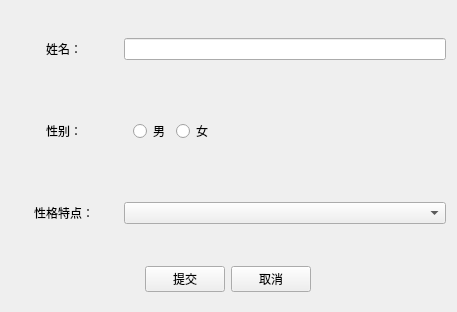
<?xml version="1.0" encoding="UTF-8"?>
<ui version="4.0">
 <class>UserInfoWindow</class>
 <widget class="QWidget" name="UserInfoWindow">
  <property name="geometry">
   <rect>
    <x>0</x>
    <y>0</y>
    <width>457</width>
    <height>312</height>
   </rect>
  </property>
  <property name="windowTitle">
   <string>User information</string>
  </property>
  <layout class="QVBoxLayout" name="verticalLayout" stretch="3,0">
   <item>
    <layout class="QGridLayout" name="gridLayout" rowstretch="1,1,1" columnstretch="1,3">
     <item row="0" column="0" alignment="Qt::AlignHCenter">
      <widget class="QLabel" name="label">
       <property name="sizePolicy">
        <sizepolicy hsizetype="Preferred" vsizetype="Expanding">
         <horstretch>0</horstretch>
         <verstretch>0</verstretch>
        </sizepolicy>
       </property>
       <property name="text">
        <string>姓名：</string>
       </property>
      </widget>
     </item>
     <item row="0" column="1">
      <widget class="QLineEdit" name="lineEdit"/>
     </item>
     <item row="1" column="0" alignment="Qt::AlignHCenter">
      <widget class="QLabel" name="label_2">
       <property name="sizePolicy">
        <sizepolicy hsizetype="Preferred" vsizetype="Expanding">
         <horstretch>0</horstretch>
         <verstretch>0</verstretch>
        </sizepolicy>
       </property>
       <property name="text">
        <string>性别：</string>
       </property>
      </widget>
     </item>
     <item row="1" column="1" alignment="Qt::AlignLeft">
      <widget class="QWidget" name="widget_2" native="true">
       <property name="sizePolicy">
        <sizepolicy hsizetype="Fixed" vsizetype="Fixed">
         <horstretch>0</horstretch>
         <verstretch>0</verstretch>
        </sizepolicy>
       </property>
       <layout class="QHBoxLayout" name="horizontalLayout_3">
        <item>
         <widget class="QRadioButton" name="radioButton">
          <property name="sizePolicy">
           <sizepolicy hsizetype="Fixed" vsizetype="Fixed">
            <horstretch>0</horstretch>
            <verstretch>0</verstretch>
           </sizepolicy>
          </property>
          <property name="text">
           <string>男</string>
          </property>
         </widget>
        </item>
        <item>
         <widget class="QRadioButton" name="radioButton_2">
          <property name="sizePolicy">
           <sizepolicy hsizetype="Fixed" vsizetype="Fixed">
            <horstretch>0</horstretch>
            <verstretch>0</verstretch>
           </sizepolicy>
          </property>
          <property name="text">
           <string>女</string>
          </property>
         </widget>
        </item>
       </layout>
      </widget>
     </item>
     <item row="2" column="0" alignment="Qt::AlignHCenter">
      <widget class="QLabel" name="label_3">
       <property name="sizePolicy">
        <sizepolicy hsizetype="Preferred" vsizetype="Expanding">
         <horstretch>0</horstretch>
         <verstretch>0</verstretch>
        </sizepolicy>
       </property>
       <property name="text">
        <string>性格特点：</string>
       </property>
      </widget>
     </item>
     <item row="2" column="1">
      <widget class="QComboBox" name="comboBox"/>
     </item>
    </layout>
   </item>
   <item alignment="Qt::AlignHCenter">
    <widget class="QWidget" name="widget" native="true">
     <property name="sizePolicy">
      <sizepolicy hsizetype="Fixed" vsizetype="Fixed">
       <horstretch>0</horstretch>
       <verstretch>0</verstretch>
      </sizepolicy>
     </property>
     <layout class="QHBoxLayout" name="horizontalLayout">
      <item>
       <widget class="QPushButton" name="pushButton">
        <property name="sizePolicy">
         <sizepolicy hsizetype="Fixed" vsizetype="Fixed">
          <horstretch>0</horstretch>
          <verstretch>0</verstretch>
         </sizepolicy>
        </property>
        <property name="text">
         <string>提交</string>
        </property>
       </widget>
      </item>
      <item>
       <widget class="QPushButton" name="pushButton_2">
        <property name="sizePolicy">
         <sizepolicy hsizetype="Fixed" vsizetype="Fixed">
          <horstretch>0</horstretch>
          <verstretch>0</verstretch>
         </sizepolicy>
        </property>
        <property name="text">
         <string>取消</string>
        </property>
       </widget>
      </item>
     </layout>
    </widget>
   </item>
  </layout>
 </widget>
 <resources/>
 <connections/>
</ui>
